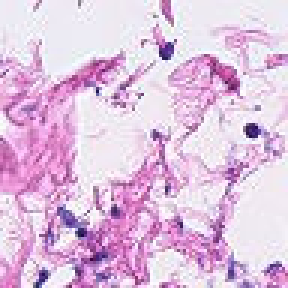
%> input picture WatershedSegmentation-and-CellSeperation/img.tif, 96 x 96 px (shown 3 times larger)
$ octave --eval "result = remove_zero_intensity(imread('img.tif'));"   (GNU Octave 9; MATLAB toolbox functions it lacks are replaced by stand-ins)
%> lines starting %> are read from the running program, lines starting %| are printed output that depends on the picture
function [nonZeroImage] = remove_zero_intensity(img)
%REMOVE_ZERO_軳TENS軹Y Summary of this function goes here
%   Detailed explanation goes here
gray_img =  rgb2gray(img);
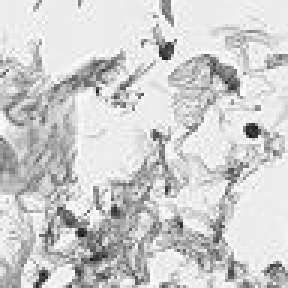
%> gray_img: size 96x96 uint8 (shown 3 times larger); min 20, max 255, mean 206
y = size(img,1)
%> y = 96
x = size(img,2)
%> x = 96

foregroundcol = any(gray_img);
%> foregroundcol = 96 logical values, 96 true
firstforegroundcol = find(foregroundcol,1);
%> firstforegroundcol = 1
lastforegroundcol = find(foregroundcol, 1, 'last');
%> lastforegroundcol = 96

foregroundrow = any(gray_img,2);
%> foregroundrow = 96 logical values, 96 true
firstforegroundrow = find(foregroundrow, 1);
%> firstforegroundrow = 1
lastforegroundrow = find(foregroundrow, 1, 'last');
%> lastforegroundrow = 96
nonZeroImage = img(firstforegroundrow:lastforegroundrow, firstforegroundcol:lastforegroundcol,:);
%> nonZeroImage is the input picture: size 96x96x3 uint8; mean R, G, B 224, 193.4, 223.5
imshow(uint8(nonZeroImage));
end
